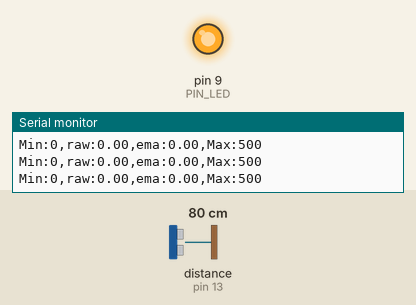
Simulated run of this sketch. Board: Arduino Uno, built with avr-gcc and run on an emulated ATmega328P. Shown: output pins drawn as LEDs (lit = HIGH), the last lines printed to the serial monitor. Wiring (inferred from the names in the program): ultrasonic range finder: trigger pin 12; echo pin 13. Inputs (shaded band) come from the test bench; at power-on: distance to the obstacle (sensor on pin 13) 80 cm. The echo pulse lasts 58.3 µs per cm; pins used as bus, display or sensor lines are not drawn.

Above: at 1.2 s.
1.3 s: distance to the obstacle (sensor on pin 13) set to 53 cm
2.8 s: distance to the obstacle (sensor on pin 13) set to 47 cm
At 4.0 s:
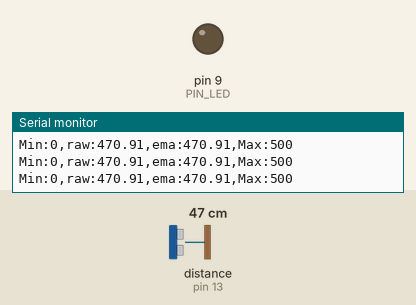
4.3 s: distance to the obstacle (sensor on pin 13) set to 2 cm
At 5.0 s:
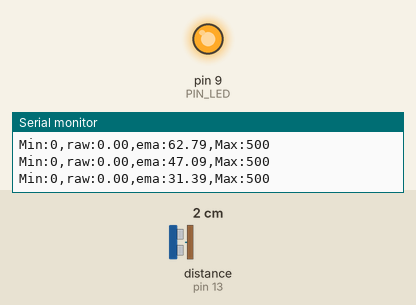
5.8 s: distance to the obstacle (sensor on pin 13) set to 9 cm
7.3 s: distance to the obstacle (sensor on pin 13) set to 12 cm
At 8.5 s:
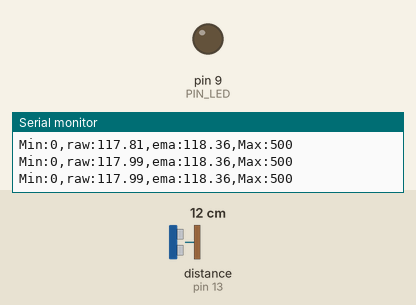
Timing chart, 0 to 9.8 s (numbered marks = the images above; inputs shaded):
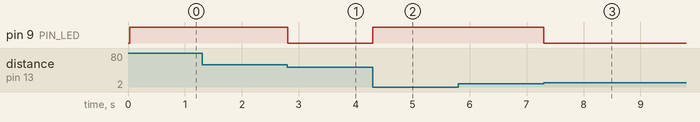

The sketch:

09_example_1.ino
```cpp
// Arduino pin assignment
#define PIN_LED 9
#define PIN_TRIG 12
#define PIN_ECHO 13

// configurable parameters
#define SND_VEL 346.0 // sound velocity at 24 celsius degree (unit: m/s)
#define INTERVAL 25 // sampling interval (unit: ms)
#define _DIST_MIN 100 // minimum distance to be measured (unit: mm)
#define _DIST_MAX 500 // maximum distance to be measured (unit: mm)
#define _DIST_ALPHA 0.5 // EMA weight of new sample (range: 0 to 1). Setting this value to 1 effectively disables EMA filter.

// global variables
float timeout; // unit: us
float dist_min, dist_max, dist_raw, dist_ema, alpha; // unit: mm
float rec[50];
int n=30, cur=0;
unsigned long last_sampling_time; // unit: ms
float scale; // used for pulse duration to distance conversion


void setup() {
// initialize GPIO pins
  pinMode(PIN_LED,OUTPUT);
  pinMode(PIN_TRIG,OUTPUT);
  digitalWrite(PIN_TRIG, LOW);
  pinMode(PIN_ECHO,INPUT);

// initialize USS related variables
  dist_min = _DIST_MIN;
  dist_max = _DIST_MAX;
  alpha = _DIST_ALPHA;
  timeout = (INTERVAL / 2) * 1000.0; // precalculate pulseIn() timeout value. (unit: us)
  dist_raw = 0.0; // raw distance output from USS (unit: mm)
  scale = 0.001 * 0.5 * SND_VEL;

// initialize serial port
  Serial.begin(57600);

// initialize last sampling time
  last_sampling_time = 0;
}

void loop() {
// wait until next sampling time.
// millis() returns the number of milliseconds since the program started. Will overflow after 50 days.
  if(millis() < last_sampling_time + INTERVAL) return;

// get a distance reading from the USS
  dist_raw = USS_measure(PIN_TRIG,PIN_ECHO);
  dist_ema = dist_ema + (dist_raw - rec[cur])/n;
  rec[cur] = dist_raw;
  cur = (cur+1)%n;


// output the read value to the serial port
  Serial.print("Min:0,");
  Serial.print("raw:");
  Serial.print(dist_raw);
  Serial.print(",");
  Serial.print("ema:");
  Serial.print(dist_ema);
//  Serial.print(map(dist_ema,0,400,100,500));
  Serial.print(",");
  Serial.println("Max:500");

// turn on the LED if the distance is between dist_min and dist_max
  if(dist_raw < dist_min || dist_raw > dist_max) {
    analogWrite(PIN_LED, 255);
  }
  else {
    analogWrite(PIN_LED, 0);
  }

// update last sampling time
  last_sampling_time += INTERVAL;
}

// get a distance reading from USS. return value is in millimeter.
float USS_measure(int TRIG, int ECHO)
{
  float reading;
  digitalWrite(TRIG, HIGH);
  delayMicroseconds(10);
  digitalWrite(TRIG, LOW);
  reading = pulseIn(ECHO, HIGH, timeout) * scale; // unit: mm
  if(reading < dist_min || reading > dist_max) reading = 0.0; // return 0 when out of range.
  return reading;
}
```

Measured:
- the behaviour switches between 50 and 49 cm on distance to the obstacle (sensor on pin 13) (found by bisection; images 0 and 1)
- the behaviour switches between 10 and 11 cm on distance to the obstacle (sensor on pin 13) (found by bisection; images 2 and 3)
- after the input at 2.8 s, pin 9 (PIN_LED): HIGH → LOW at once
- after the input at 4.3 s, pin 9 (PIN_LED): LOW → HIGH at once
- after the input at 7.3 s, pin 9 (PIN_LED): HIGH → LOW at once
